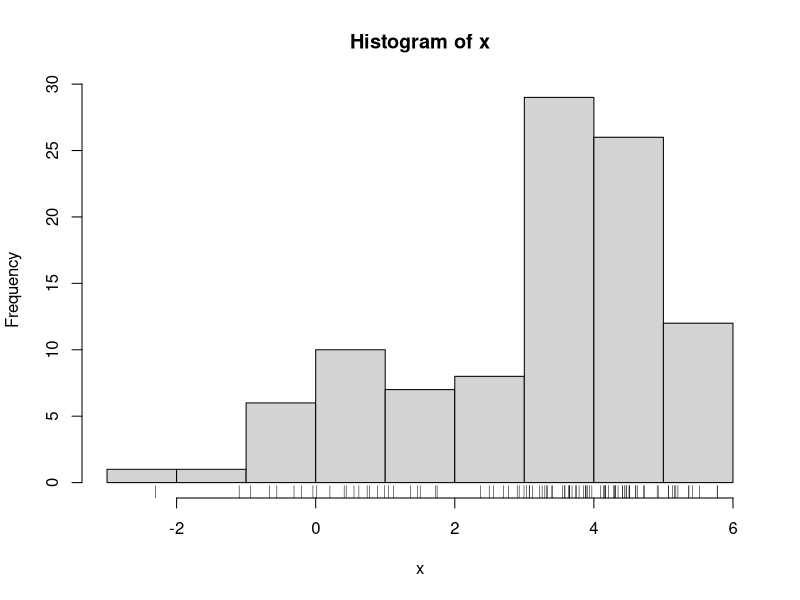
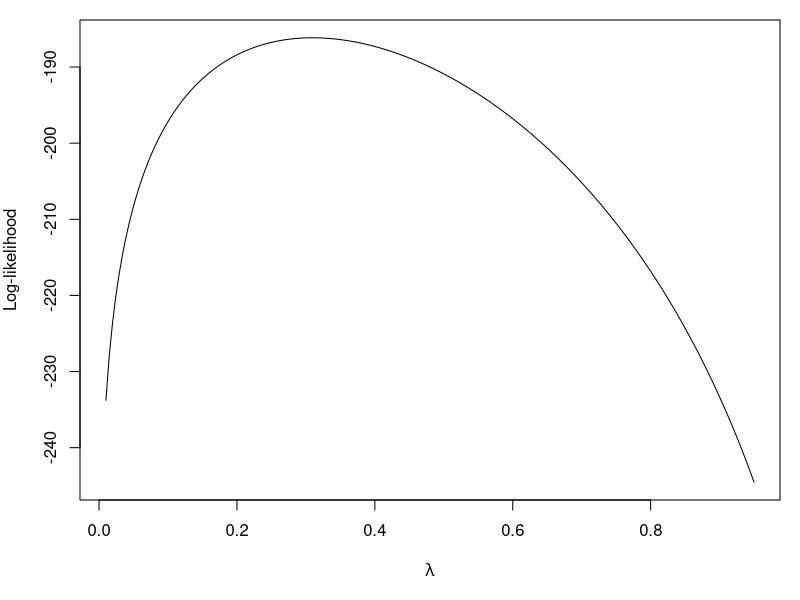
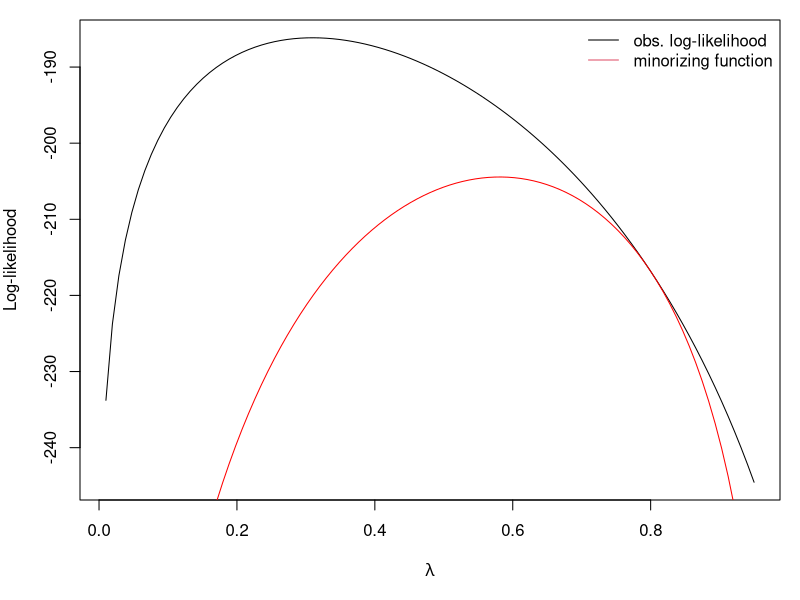
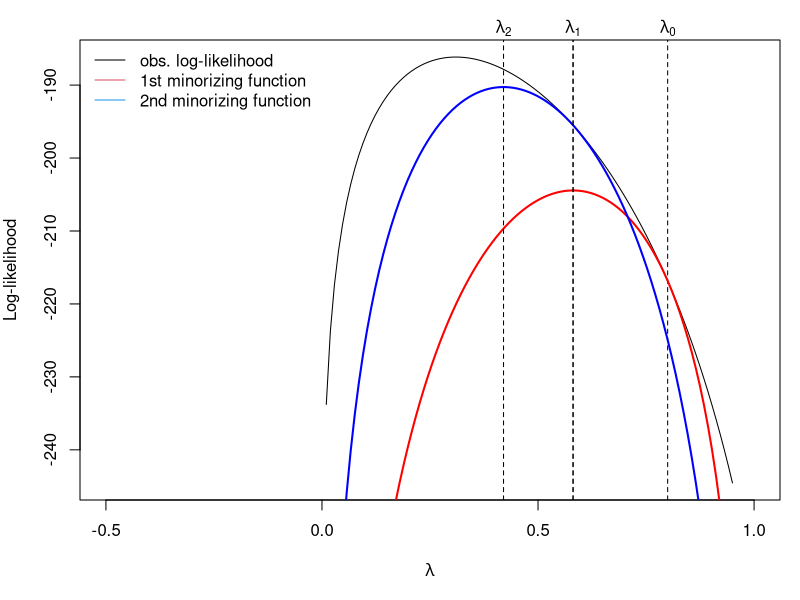

Write R code to recreate these figures, in order.
## ---- chunk 1
mu1 <- 1
s1 <- 2
mu2 <- 4
s2 <- 1
lambda0 <- 0.4
n <- 100
set.seed(2017-09-12)
z <- rbinom(n, 1, lambda0)     ## "Missing" data
x <- rnorm(n, mu1 * z + mu2 * (1-z), s1 * z + (1-z) * s2)
hist(x)
rug(x)
## ---- chunk 2
f <- function(x, lambda) {
        lambda * dnorm(x, mu1, s1) + (1-lambda) * dnorm(x, mu2, s2)
}
## ---- chunk 3
loglike <- function(lambda) {
        sum(log(f(x, lambda)))
}
loglike <- Vectorize(loglike, "lambda")  ## Vectorize for plotting
par(mar = c(5,4, 1, 1))
curve(loglike, 0.01, 0.95, n = 200, ylab = "Log-likelihood", 
      xlab = expression(lambda))
## ---- chunk 4
op <- optimize(loglike, c(0.1, 0.9), maximum = TRUE)
op$maximum
## ---- chunk 5
lam0 <- 0.8
minor <- function(lambda) {
        p1 <- sum(log(f(x, lam0)))
        pi <- lam0 * dnorm(x, mu1, s1) / (lam0 * dnorm(x, mu1, s1) 
                                          + (1 - lam0) * dnorm(x, mu2, s2))
        p2 <- sum(pi * dnorm(x, mu1, s1, log = TRUE) 
                  + (1-pi) * dnorm(x, mu2, s2, log = TRUE)
                  + pi * log(lambda)
                  + (1-pi) * log(1-lambda))
        p3 <- sum(pi * dnorm(x, mu1, s1, log = TRUE) 
                  + (1-pi) * dnorm(x, mu2, s2, log = TRUE)
                  + pi * log(lam0)
                  + (1-pi) * log(1-lam0))
        p1 + p2 - p3
}
minor <- Vectorize(minor, "lambda")
## ---- chunk 6
par(mar = c(5,4, 1, 1))
curve(loglike, 0.01, 0.95, ylab = "Log-likelihood", 
      xlab = expression(lambda))
curve(minor, 0.01, 0.95, add = TRUE, col = "red")
legend("topright", c("obs. log-likelihood", "minorizing function"), 
       col = 1:2, lty = 1, bty = "n")
## ---- chunk 7
par(mar = c(5,4, 2, 1))
curve(loglike, 0.01, 0.95, ylab = "Log-likelihood", 
      xlab = expression(lambda), xlim = c(-0.5, 1), 
      ylim = c())
abline(v = lam0, lty = 2)
mtext(expression(lambda[0]), at = lam0, side = 3)
curve(minor, 0.01, 0.95, add = TRUE, col = "red", lwd = 2)
op <- optimize(minor, c(0.1, 0.9), maximum = TRUE)
abline(v = op$maximum, lty = 2)
lam0 <- op$maximum
curve(minor, 0.01, 0.95, add = TRUE, col = "blue", lwd = 2)
abline(v = lam0, lty = 2)
mtext(expression(lambda[1]), at = lam0, side = 3)
op <- optimize(minor, c(0.1, 0.9), maximum = TRUE)
abline(v = op$maximum, lty = 2)
mtext(expression(lambda[2]), at = op$maximum, side = 3)
legend("topleft", 
       c("obs. log-likelihood", "1st minorizing function", "2nd minorizing function"), 
       col = c(1, 2, 4), lty = 1, bty = "n")
